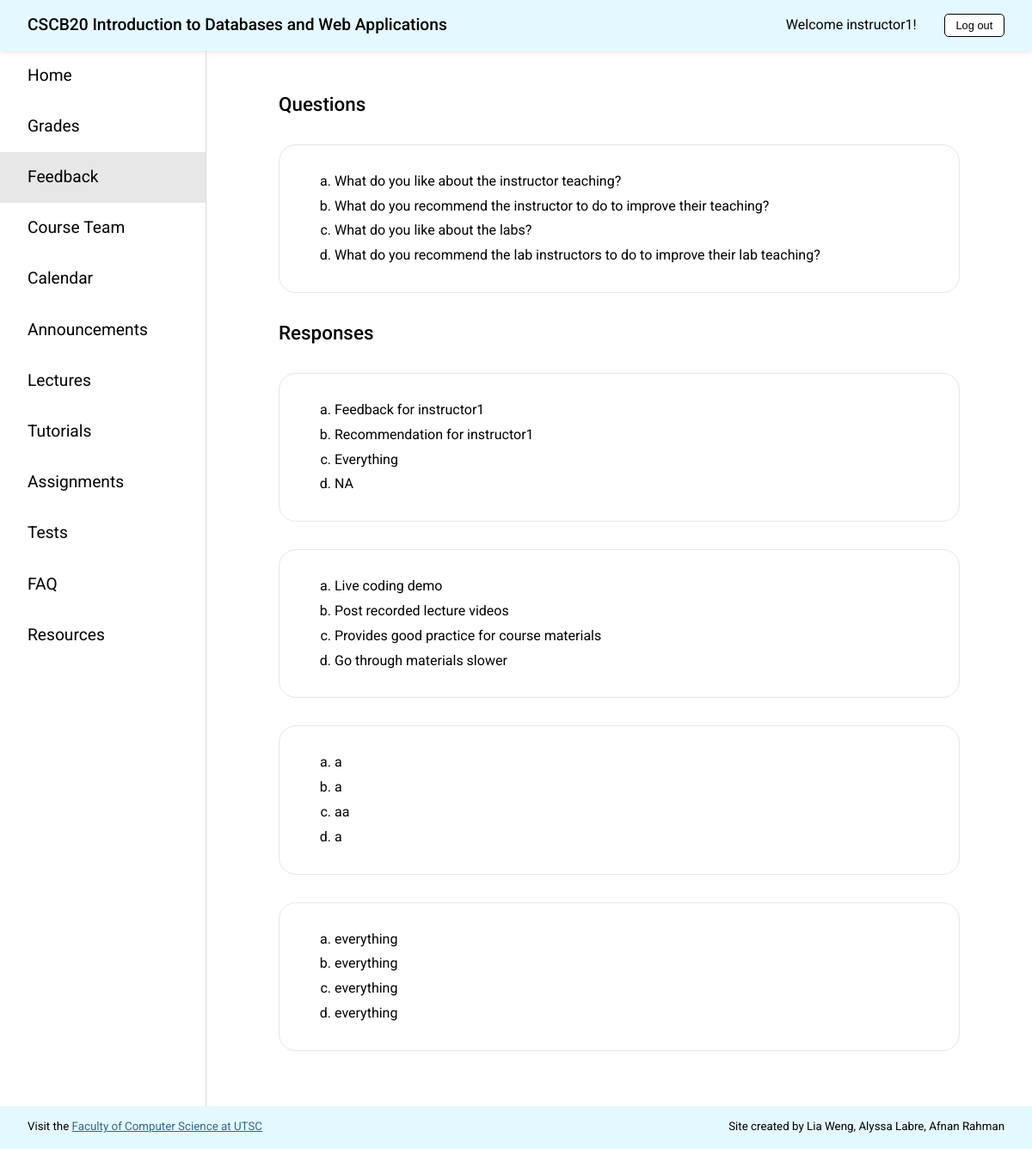
Page /feedback (signed in) on the committed database.
### app.py (models this page shows)
class Feedback(db.Model):
    __tablename__ = 'Feedback'
    id = db.Column(db.Integer, primary_key=True)
    instructor_username = db.Column(db.String(20), db.ForeignKey(
        'Instructor.username'), nullable=False)
    q1 = db.Column(db.String(1000), nullable=False)
    q2 = db.Column(db.String(1000), nullable=False)
    q3 = db.Column(db.String(1000), nullable=False)
    q4 = db.Column(db.String(1000), nullable=False)

### app.py (the view)
@app.route('/feedback', methods=['GET', 'POST'])
def feedback():
    check_authorization()
    instructors = get_instructors()
    if request.method == 'GET':
        if session['type'] == 'student':
            return render_template('feedback_s.html', page='feedback', instructors=instructors)
        else:
            feedbacks = get_feedback(session['user'])
            return render_template('feedback_i.html', page='feedback', feedbacks=feedbacks)
    else:
        return add_feedback(request.form["instructor"], request.form["q1"], request.form["q2"], request.form["q3"], request.form["q4"], instructors)

### app.py (called while the page is built)
def check_authorization():
    if "user" not in session:
        abort(403, "Please sign in to access this page.")

def get_instructors():
    return Instructor.query.all()

def get_feedback(username):
    return Feedback.query.filter_by(instructor_username=username)

### templates/feedback_i.html (shortened to what this page needs)
<!DOCTYPE html>
<html lang="en">
<head>
  <link rel="stylesheet" href="{{ url_for('static', filename='styles.css') }}">
</head>
<body>
  {% extends "template.html" %}
  {% block content %}
  <div class="content">
    <h1 class="page-title">Questions</h1>
    <div class="description">
      <ol class="feedback-response" type="a">
        <li>What do you like about the instructor teaching?</li>
        <li>What do you recommend the instructor to do to improve their teaching?</li>
        <li>What do you like about the labs?</li>
        <li>What do you recommend the lab instructors to do to improve their lab teaching?</li>
      </ol>
    </div>
    <h1 class="page-title">Responses</h1>
    {% for feedback in feedbacks %}
    <div class="description">
      <ol class="feedback-response" type="a">
        <li>{{feedback.q1}}</li>
        <li>{{feedback.q2}}</li>
        <li>{{feedback.q3}}</li>
        <li>{{feedback.q4}}</li>
      </ol>
    </div>
    {% endfor%}
  </div>
  {% endblock %}

### static/styles.css (style rules this page uses)
@media screen and (min-width: 770px) { html { font-size: 16px; } }
body { box-sizing: border-box; margin: 0; padding: 0; font-family: "Roboto", sans-serif; line-height: 130%; }
h1 { font-size: 1.4rem; font-weight: 400; line-height: 130%; margin: 0; }
ol { padding-left: 2rem; }
li { margin-bottom: 0.5rem; }
li:last-of-type { margin-bottom: 0; }
.page-title { margin: 1rem 20px 2rem 20px; font-weight: 500; }
.description { margin: 2rem 20px; padding: 2rem; border: 1px solid #e7e7e7; border-radius: 20px; display: flex; flex-direction: column; align-items: flex-start; }
.content { min-height: 80vh; }
@media screen and (min-width: 770px) { .content { padding: 2rem 4rem; } }
.feedback-response { margin: 0; }

### rows in the picture
Feedback: q1 "Feedback for instructor1", q2 "Recommendation for instructor1", q3 "Everything", q4 "NA"
Feedback: q1 "Live coding demo", q2 "Post recorded lecture videos", q3 "Provides good practice for course materials", q4 "Go through materials slower"
Feedback: q1 "a", q2 "a", q3 "aa", q4 "a"
Feedback: q1 "everything", q2 "everything", q3 "everything", q4 "everything"

### other values in the picture
{{ session['user'] }} "instructor1"
